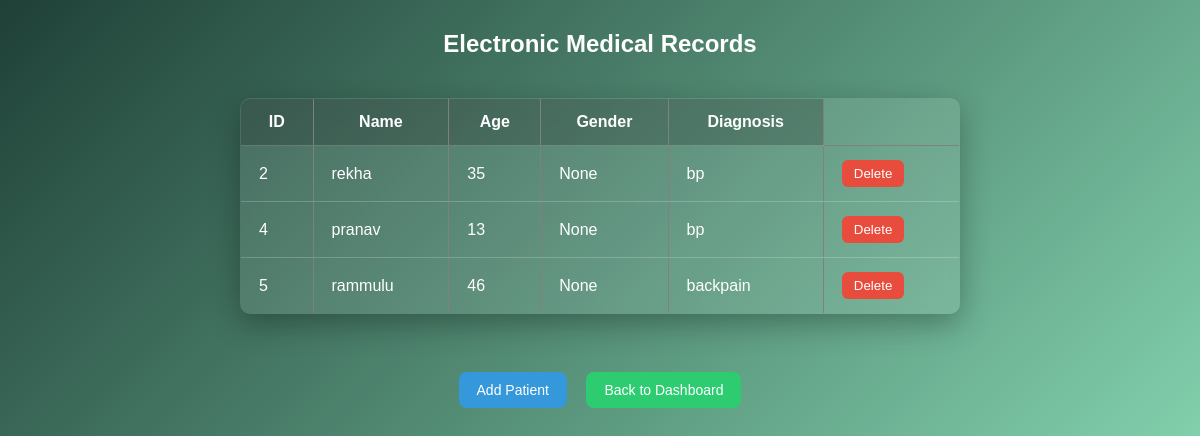
Page /patients on the committed database.
### tables this page shows
CREATE TABLE patients (
    id INTEGER PRIMARY KEY AUTOINCREMENT,
    name TEXT,
    age INTEGER,
    gender TEXT,
    disease TEXT
);

### app.py (the view)
@app.route("/patients")
def patients():
    conn = sqlite3.connect("hospital.db")
    c = conn.cursor()
    c.execute("SELECT * FROM patients")
    data = c.fetchall()
    conn.close()
    return render_template("patients.html", patients=data)

### templates/patients.html (shortened to what this page needs)
<link rel="stylesheet" href="{{ url_for('static', filename='css/style.css') }}">
<h2>Electronic Medical Records</h2>
<table border="1">
<tr>
<th>ID</th>
<th>Name</th>
<th>Age</th>
<th>Gender</th>
<th>Diagnosis</th>
</tr>
{% for patient in patients %}
<tr>
<td>{{patient[0]}}</td>
<td>{{patient[1]}}</td>
<td>{{patient[2]}}</td>
<td>{{patient[3]}}</td>
<td>{{patient[4]}}</td>
<td>
<a href="/delete_patient/{{ patient[0] }}">
<button class="delete-btn">Delete</button>
</a>
</td>
</tr>
{% endfor %}
<br>
<a href="/add_patient">
<button style="
margin-right:15px;
padding:10px 18px;
background:#3498db;
color:white;
border:none;
border-radius:8px;
font-size:14px;
cursor:pointer;
transition:0.3s;
"
onmouseover="this.style.background='#2980b9'"
onmouseout="this.style.background='#3498db'">
Add Patient
</button>
</a>
<a href="/dashboard">
<button style="
padding:10px 18px;
background:#2ecc71;
color:white;
border:none;
border-radius:8px;
font-size:14px;
cursor:pointer;
transition:0.3s;
"
onmouseover="this.style.background='#27ae60'"
onmouseout="this.style.background='#2ecc71'">
Back to Dashboard
</button>
</a>

### static/img/css/style.css (style rules this page uses)
* { box-sizing:border-box; margin:0; padding:0; font-family:Arial, sans-serif; }
table { width:90%; margin:auto; }
button { padding:12px 20px; border-radius:8px; cursor:pointer; }

### templates/patients.html (style rules this page uses)
table { margin:40px auto; border-collapse:collapse; width:60%; background:rgba(255,255,255,0.1); backdrop-filter:blur(10px); border-radius:10px; overflow:hidden; box-shadow:0 10px 30px rgba(0,0,0,0.3); }
th, td { padding:14px 18px; border-bottom:1px solid rgba(255,255,255,0.2); }
button { background:black; color:white; border:1px solid white; padding:8px 15px; cursor:pointer; }
th { background:rgba(0,0,0,0.2); font-weight:bold; }
.delete-btn { background:#e74c3c; color:white; border:none; padding:6px 12px; border-radius:6px; cursor:pointer; transition:0.2s; }
a { color:white; text-decoration:none; }
h2 { margin-top:30px; }

### rows in the picture
patients: id "2", name "rekha", age "35", patient "None", disease "bp"
patients: id "4", name "pranav", age "13", patient "None", disease "bp"
patients: id "5", name "rammulu", age "46", patient "None", disease "backpain"
